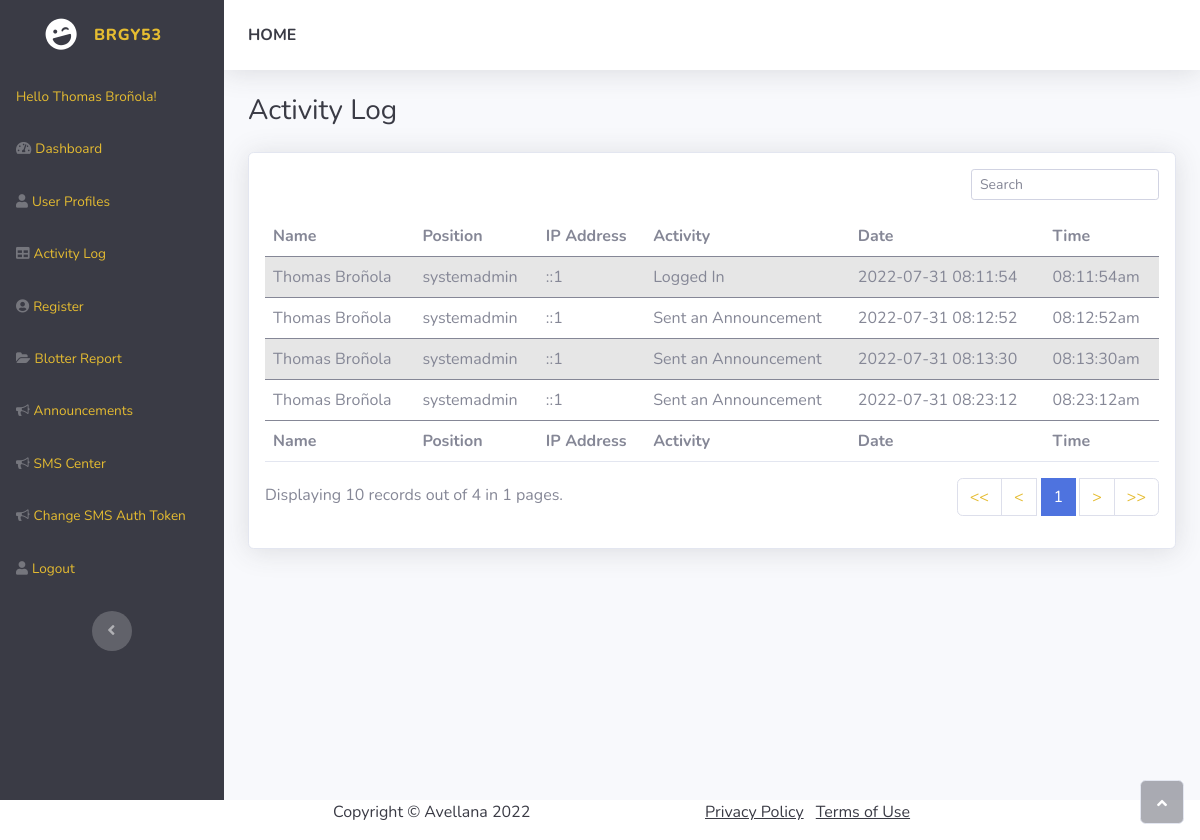
The page /layouts/admin.php (signed in) on the database as committed earlier.
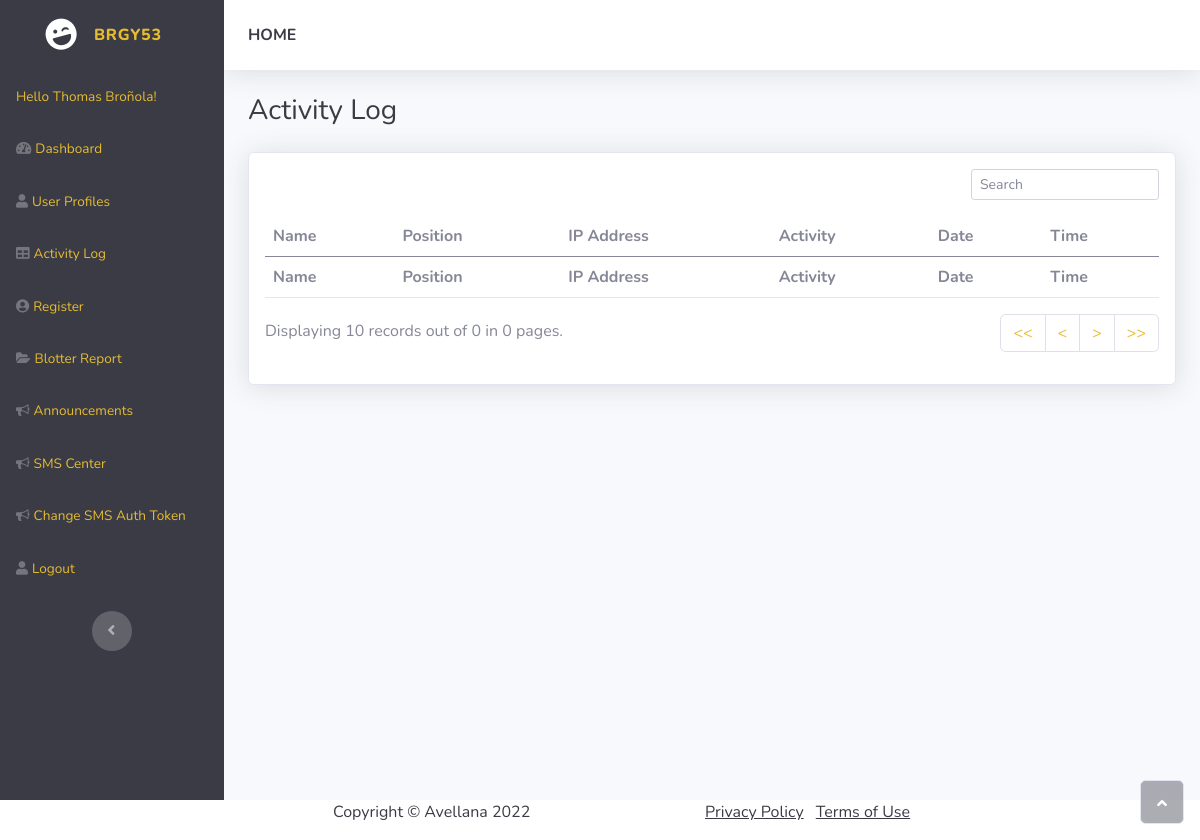
The same page on the database as committed later.
### tables this page shows
CREATE TABLE `activity_log` (
  `trail_id` int(11) NOT NULL,
  `trail_user` varchar(128) NOT NULL,
  `trail_utype` varchar(128) NOT NULL,
  `trail_ip` varchar(128) NOT NULL,
  `trail_action` varchar(128) NOT NULL,
  `trail_date` varchar(128) NOT NULL,
  `trail_time` varchar(128) NOT NULL
);

### layouts/admin.php (the view, shortened to what the changed rows need)
<!DOCTYPE html>
<html>
<head>
    <link rel="stylesheet" href="../adminAssets/bootstrap/css/bootstrap.min.css">
    <link rel="stylesheet" href="../adminAssets/fonts/fontawesome-all.min.css">
    <link rel="stylesheet" href="../adminAssets/fonts/font-awesome.min.css">
    <link rel="stylesheet" href="../adminAssets/fonts/fontawesome5-overrides.min.css">
    <link rel="stylesheet" href="../assets/css/mstyles.css">
</head>
<body id="page-top">
<?php
        include_once '../HF/adminNavigations.php';
        if(isset($_GET['page'])){
            $page = $_GET['page'];
        }
        else{
            $page = 1;
        }
        $num_per_page = 10;
        $start_from = ($page-1)*10;
        $sql = "SELECT * FROM activity_log LIMIT $start_from,$num_per_page";
        $stmt = $conn->query($sql);
?>
                <div class="container-fluid">
                    <div class="card shadow">
                        <div class="card-body">
                            <div class="table-responsive table mt-2" id="dataTable" role="grid" aria-describedby="dataTable_info">
                                <table class="table my-0 table-striped" id="dataTable">
                                    <thead>
                                        <tr>
                                            <th>Name</th>
                                            <th>Position</th>
                                            <th>IP Address</th>
                                            <th>Activity</th>
                                            <th>Date</th>
                                            <th>Time</th>
                                        </tr>
                                    </thead>
                                    <tbody style="border-bottom: 3px;">
                                    <?php
                                            while ($row = $stmt->fetch_assoc()): ?>
                                                <tr>
                                                    <td><?php echo $row['trail_user']; ?></td>
                                                    <td><?php echo $row['trail_utype']; ?></td>
                                                    <td><?php echo $row['trail_ip']; ?></td>
                                                    <td><?php echo $row['trail_action']; ?></td>
                                                    <td><?php echo $row['trail_date']; ?></td>
                                                    <td><?php echo $row['trail_time']; ?></td>
                                                </tr>
                                            <?php endwhile; ?>
                                    </tbody>
                                </table>
                            </div>
                            <div class="row">
                                <div class="col-md-6" style="margin-top:5px;">
                                    <?php
                                        $pr_query = "SELECT * FROM activity_log";
                                        $pr_result = mysqli_query($conn, $pr_query);
                                        $total_record = mysqli_num_rows($pr_result);
                                        $total_page = ceil($total_record/$num_per_page);
                                        echo "Displaying 10 records out of ".$total_record.' in '.$total_page.' pages.';
                                    ?>
                                </div>
                                <div class="col-md-6">
                                    <nav class="d-lg-flex justify-content-lg-end dataTables_paginate paging_simple_numbers">
                                        <ul class="pagination">
                                            <?php
                                            $start = 1;
                                            $i = $page;
                                                $ctr=0;
                                                if($total_page<5 and $total_page != 1){
                                                    for ($i; $ctr<$total_page; $i++){
                                                        if ($i-1 == $total_page){
                                                            break;
                                                        }
                                                        else{
                                                            echo "<li class='page-item active'><a class='page-link' style='margin-left:4px; margin-right:4px;' href='admin.php?page=".$i."'>$i</a></li>";
                                                            $ctr++;
                                                        }
                                                    }
                                                }
                                                if($total_page==1){
                                                    echo "<li class='page-item active'><a class='page-link' style='margin-left:4px; margin-right:4px;' href='admin.php?page=".$start."'>$i</a></li>";
                                                }
                                            ?>
                                        </ul>
                                    </nav>
                                </div>
                            </div>
                        </div>
                    </div>
                </div>
</body>
</html>

Rows that differ between the two databases and show on the page:
removed activity_log: trail_user "Thomas Broñola", trail_utype "systemadmin", trail_ip "::1", trail_action "Logged In", trail_date "2022-07-31 08:11:54", trail_time "08:11:54am"
removed activity_log: trail_user "Thomas Broñola", trail_utype "systemadmin", trail_ip "::1", trail_action "Sent an Announcement", trail_date "2022-07-31 08:12:52", trail_time "08:12:52am"
removed activity_log: trail_user "Thomas Broñola", trail_utype "systemadmin", trail_ip "::1", trail_action "Sent an Announcement", trail_date "2022-07-31 08:13:30", trail_time "08:13:30am"
removed activity_log: trail_user "Thomas Broñola", trail_utype "systemadmin", trail_ip "::1", trail_action "Sent an Announcement", trail_date "2022-07-31 08:23:12", trail_time "08:23:12am"
Other text that changed with them:
$total_record: "4" → "0"
$total_page: "1" → "0"
$i: "1" → (not shown)
